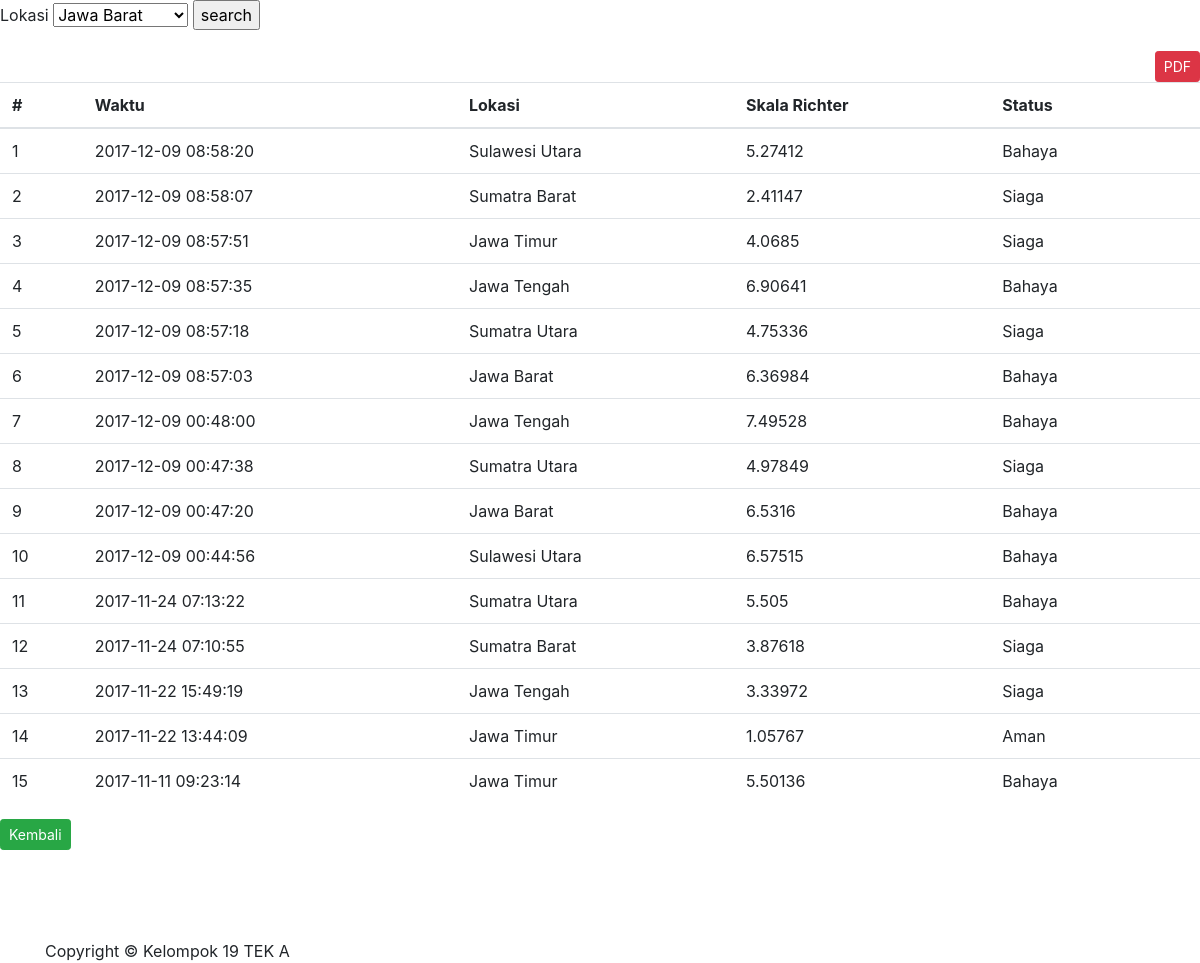
The app's page /data.php with its own data.
### tables this page shows
CREATE TABLE IF NOT EXISTS `data` (
`id` int(11) NOT NULL,
  `waktu` timestamp NOT NULL DEFAULT CURRENT_TIMESTAMP ON UPDATE CURRENT_TIMESTAMP,
  `lokasi` varchar(20) NOT NULL,
  `skalar` float NOT NULL,
  `status` varchar(10) NOT NULL
);

### data.php (the view, shortened to what this page needs)
<?php include 'connection.php'; ?>
<head>
		<link rel="stylesheet" href="assets/bootstrap-4.0.0/css/bootstrap.min.css">
</head>
<form action="cari.php" method="post">
		<label>Lokasi</label>
		<select name="lo">
			<?php
				$query = 'SELECT * FROM u194943051_dbhos.lokasi';
				$result = mysqli_query($conn, $query);
				while($row = mysqli_fetch_assoc($result)) {
			?>
			<option value="<?php echo $row['id']; ?>"><?php echo $row['lokasi']; ?></option>
			<?php } ?>
		</select>
	<input type="submit" value="search">
</form>
<a href="pdf.php" class="btn btn-danger btn-sm float-right">PDF</a>
<table class="table">
	<thead class="thead-default">
		<tr>
			<th>#</th>
			<th>Waktu</th>
			<th>Lokasi</th>
			<th>Skala Richter</th>
			<th>Status</th>
			<th></th>
		</tr>
	</thead>
	<tbody>
		<?php
			$sql = "SELECT * FROM u194943051_dbhos.data order by id desc";
			$result = $conn->query($sql);
		?>
		<?php
			$i = 1;
			while($row = mysqli_fetch_assoc($result)) {
		?>
		<tr>
			<td><?php echo $i++; ?></td>
			<td><?php echo $row['waktu']; ?></td>
			<td><?php
			if($row['lokasi'] == 1) echo 'Jawa Barat';
			else if($row['lokasi'] == 2) echo 'Sumatra Utara';
			else if($row['lokasi'] == 3) echo 'Jawa Tengah';
			else if($row['lokasi'] == 4) echo 'Jawa Timur';
			else if($row['lokasi'] == 5) echo 'Sumatra Barat';
			else if($row['lokasi'] == 6) echo 'Sulawesi Utara';
			?></td>
			<td><?php echo $row['skalar']; ?></td>
			<td><?php
			$sr = $row['skalar'];
			$stat = ' ';
			if($sr <= 2.0) $stat = 'Aman';
			else if($sr > 2.0 && $sr < 5.0) $stat = 'Siaga';
			else if($sr > 5.0) $stat = 'Bahaya';
			else $stat = 'Error';
			if(!isset($sr)) echo $row['status'];
			else echo $stat;
			?></td>
			<td class="text-right"></td>
		</tr>
		<?php } ?>
	</tbody>
</table>
<a href="index.php" class="btn btn-success btn-sm float-left mr-1">Kembali</a><br><br>
<?php include 'footer.php'; ?>

### footer.php (shortened to what this page needs)
		<br><br><br><div class="container">Copyright &copy; Kelompok 19 TEK A</div>
	</body>
</html>

### records on screen
data: waktu "2017-12-09 08:58:20", lokasi "Sulawesi Utara", skalar "5.27412", skalar "Bahaya"
data: waktu "2017-12-09 08:58:07", lokasi "Sumatra Barat", skalar "2.41147", skalar "Siaga"
data: waktu "2017-12-09 08:57:51", lokasi "Jawa Timur", skalar "4.0685", skalar "Siaga"
data: waktu "2017-12-09 08:57:35", lokasi "Jawa Tengah", skalar "6.90641", skalar "Bahaya"
data: waktu "2017-12-09 08:57:18", lokasi "Sumatra Utara", skalar "4.75336", skalar "Siaga"
data: waktu "2017-12-09 08:57:03", lokasi "Jawa Barat", skalar "6.36984", skalar "Bahaya"
data: waktu "2017-12-09 00:48:00", lokasi "Jawa Tengah", skalar "7.49528", skalar "Bahaya"
data: waktu "2017-12-09 00:47:38", lokasi "Sumatra Utara", skalar "4.97849", skalar "Siaga"
data: waktu "2017-12-09 00:47:20", lokasi "Jawa Barat", skalar "6.5316", skalar "Bahaya"
data: waktu "2017-12-09 00:44:56", lokasi "Sulawesi Utara", skalar "6.57515", skalar "Bahaya"
data: waktu "2017-11-24 07:13:22", lokasi "Sumatra Utara", skalar "5.505", skalar "Bahaya"
data: waktu "2017-11-24 07:10:55", lokasi "Sumatra Barat", skalar "3.87618", skalar "Siaga"
data: waktu "2017-11-22 15:49:19", lokasi "Jawa Tengah", skalar "3.33972", skalar "Siaga"
data: waktu "2017-11-22 13:44:09", lokasi "Jawa Timur", skalar "1.05767", skalar "Aman"
data: waktu "2017-11-11 09:23:14", lokasi "Jawa Timur", skalar "5.50136", skalar "Bahaya"

### other values on screen
form field lo "Jawa Barat"
